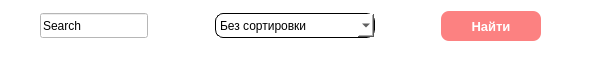
   <widget class="QWidget" name="widgetSort" native="true">
    <property name="geometry">
     <rect>
      <x>-1</x>
      <y>110</y>
      <width>601</width>
      <height>61</height>
     </rect>
    </property>
    <property name="styleSheet">
     <string notr="true">background-color: rgb(255, 255, 255);</string>
    </property>
    <widget class="QWidget" name="">
     <property name="geometry">
      <rect>
       <x>40</x>
       <y>0</y>
       <width>501</width>
       <height>52</height>
      </rect>
     </property>
     <layout class="QHBoxLayout" name="LayoutSort">
      <item>
       <widget class="QLineEdit" name="lineSearch">
        <property name="minimumSize">
         <size>
          <width>0</width>
          <height>25</height>
         </size>
        </property>
        <property name="text">
         <string>Search</string>
        </property>
       </widget>
      </item>
      <item>
       <spacer name="horizontalSpacer">
        <property name="orientation">
         <enum>Qt::Horizontal</enum>
        </property>
        <property name="sizeHint" stdset="0">
         <size>
          <width>40</width>
          <height>20</height>
         </size>
        </property>
       </spacer>
      </item>
      <item>
       <widget class="QComboBox" name="ChoiceSort">
        <property name="minimumSize">
         <size>
          <width>160</width>
          <height>25</height>
         </size>
        </property>
        <property name="styleSheet">
         <string notr="true">border-radius: 8px;
border: 1px solid black;</string>
        </property>
        <item>
         <property name="text">
          <string>Без сортировки</string>
         </property>
        </item>
        <item>
         <property name="text">
          <string>По возрастанию</string>
         </property>
        </item>
        <item>
         <property name="text">
          <string>По убыванию</string>
         </property>
        </item>
       </widget>
      </item>
      <item>
       <spacer name="horizontalSpacer_2">
        <property name="orientation">
         <enum>Qt::Horizontal</enum>
        </property>
        <property name="sizeHint" stdset="0">
         <size>
          <width>40</width>
          <height>20</height>
         </size>
        </property>
       </spacer>
      </item>
      <item>
       <widget class="QPushButton" name="ButtonSearch">
        <property name="minimumSize">
         <size>
          <width>100</width>
          <height>30</height>
         </size>
        </property>
        <property name="font">
         <font>
          <pointsize>10</pointsize>
          <weight>75</weight>
          <bold>true</bold>
         </font>
        </property>
        <property name="styleSheet">
         <string notr="true">background-color: rgb(252, 129, 129);
color: rgb(255, 255, 255);
border-radius: 8px;
</string>
        </property>
        <property name="text">
         <string>Найти</string>
        </property>
        <property name="checkable">
         <bool>true</bool>
        </property>
        <property name="checked">
         <bool>true</bool>
        </property>
       </widget>
      </item>
     </layout>
    </widget>
   </widget>
